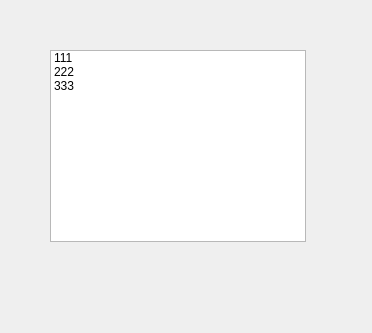
<?xml version="1.0" encoding="UTF-8"?>
<ui version="4.0">
 <class>Widget</class>
 <widget class="QWidget" name="Widget">
  <property name="geometry">
   <rect>
    <x>0</x>
    <y>0</y>
    <width>372</width>
    <height>333</height>
   </rect>
  </property>
  <property name="windowTitle">
   <string>Widget</string>
  </property>
  <widget class="QListWidget" name="listWidget">
   <property name="geometry">
    <rect>
     <x>50</x>
     <y>50</y>
     <width>256</width>
     <height>192</height>
    </rect>
   </property>
   <property name="styleSheet">
    <string notr="true">QListWidget::item:hover{
		background:qlineargradient(x1:0,y1:0,x2:0,y2:1,
															stop: 0 #FAFBFE,stop:1 #DCEDF1)
}

QListWidget::item:selected {
 border: 1px solid #6a6ea9;
 background: qlineargradient(x1: 0, y1: 0, x2: 0, y2: 1,
 stop: 0 #6a6ea9, stop: 1 #888dd9);
}</string>
   </property>
   <item>
    <property name="text">
     <string>111</string>
    </property>
   </item>
   <item>
    <property name="text">
     <string>222</string>
    </property>
   </item>
   <item>
    <property name="text">
     <string>333</string>
    </property>
   </item>
  </widget>
 </widget>
 <resources/>
 <connections/>
</ui>
